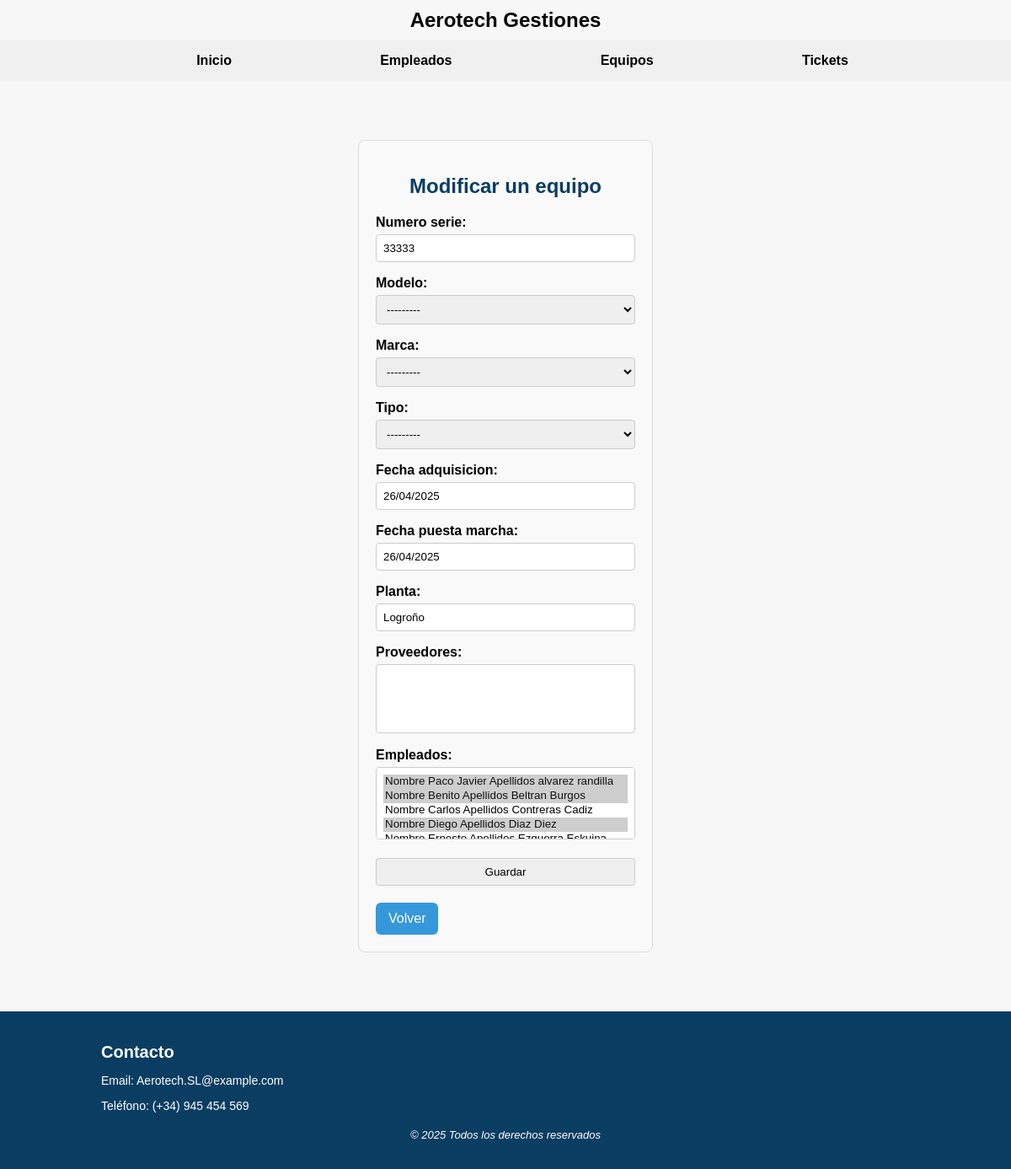
The page /Aerotech/equipo/1/modificar/ on the database as committed earlier.
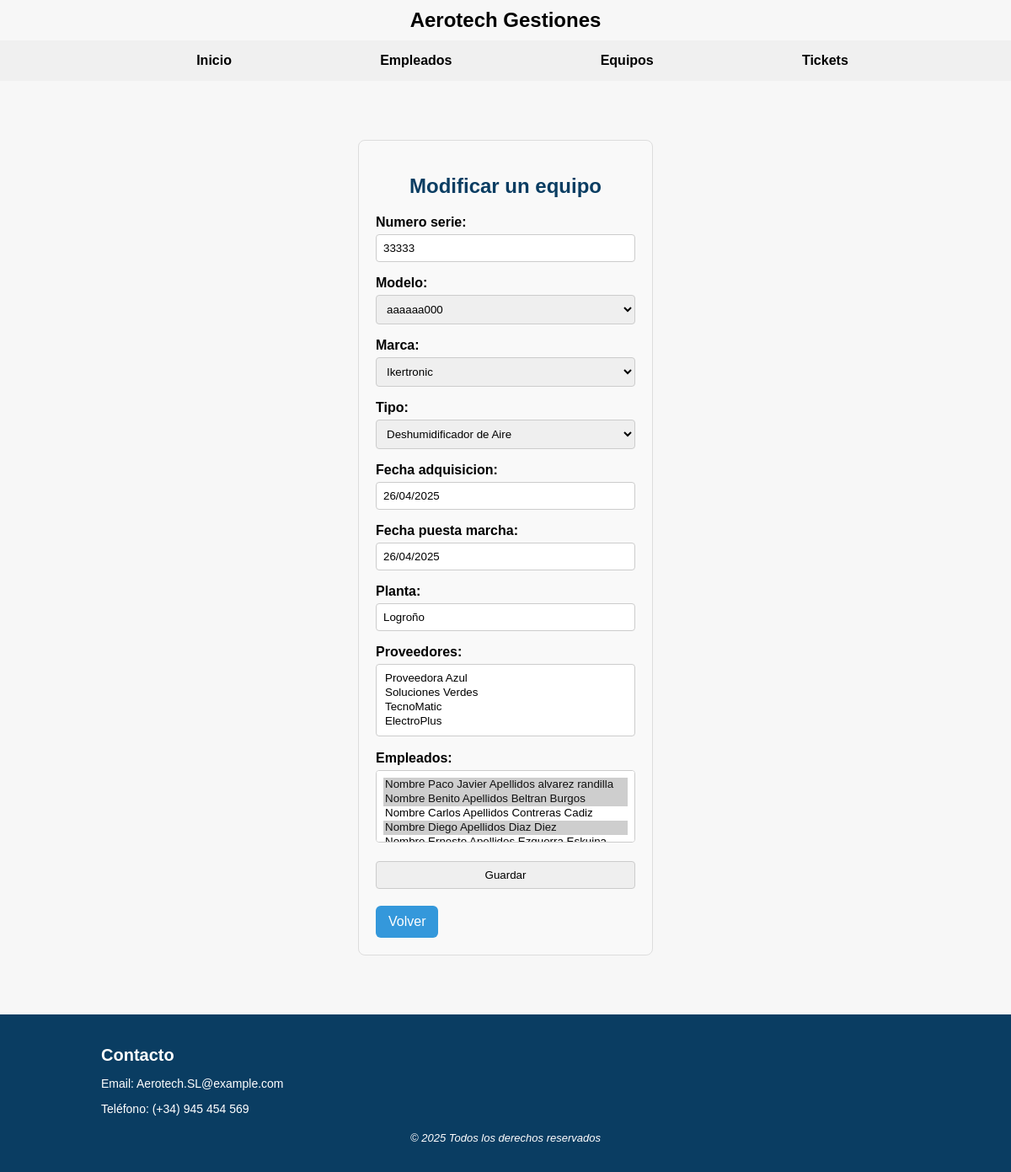
The same page on the database as committed later.
### Aerotech/models.py (models this page shows, shortened)
class Equipo(models.Model):
    MODELOS = [
        ('aaaaaa000', 'aaaaaa000'),
        ('aaaaaaa111', 'aaaaaaa111'),
        ('aaaaaaa999', 'aaaaaaa999'),
        ('aaaaaaa888', 'aaaaaaa888'),
    ]
    MARCAS = [
        ('Ikertronic', 'Ikertronic'),
        ('JonAndertech', 'JonAndertech'),
    ]
    TIPOS = [
        ('Deshumidificador de Aire', 'Deshumidificador de Aire'),
        ('Depuradora', 'Depuradora'),
        ('Aire Acondicionado', 'Aire Acondicionado'),
    ]
    numero_serie = models.CharField(max_length=100, unique=True)
    modelo = models.CharField(max_length=50, choices=MODELOS)
    marca = models.CharField(max_length=50, choices=MARCAS)
    tipo = models.CharField(max_length=50, choices=TIPOS)
    fecha_adquisicion = models.DateField()
    fecha_puesta_marcha = models.DateField()
    planta = models.CharField(max_length=100)
    proveedores = models.ManyToManyField(Proveedor, related_name='proveedores')
    empleados = models.ManyToManyField(Empleado, related_name="equipos_asignados")

### Aerotech/views.py (the view)
# urls.py: path('equipo/<int:pk>/modificar/', views.ModificarEquipo.as_view(), name='modificar-equipo'),
class ModificarEquipo(UpdateView):
    model = Equipo
    template_name = 'modificar_equipo.html'
    form_class = EquipoForm
    success_url = reverse_lazy('lista-equipos')

### Aerotech/forms.py
class EquipoForm(forms.ModelForm):
    class Meta:
        model = Equipo
        fields = '__all__'

### Aerotech/models.py (called while the page is built)
    def __str__(self):
        return f" Nombre {self.nombre} Apellidos {self.apellidos}"

    def __str__(self):
        return self.nombre

### Aerotech/templates/modificar_equipo.html (shortened to what this page needs)
{% extends 'Base.html' %}
{% block content %}
<div class="modificar-equipo">
    <h2> Modificar un equipo </h2>
    <form action="" method="post">
        {{form.as_p}}
        <button type="submit">Guardar</button>
        <a class="btn" href="{% url 'lista-equipos' %}">Volver</a>
    </form>
</div>
{% endblock %}

Rows that differ between the two databases and show on the page:
changed Equipo "Logroño": modelo "---------" → "aaaaaa000"; marca "---------" → "Ikertronic"; tipo "---------" → "Deshumidificador de Aire"
Other text that changed with them:
form field proveedores: (not shown) → "Proveedora Azul / Soluciones Verdes / TecnoMatic / ElectroPlus"
